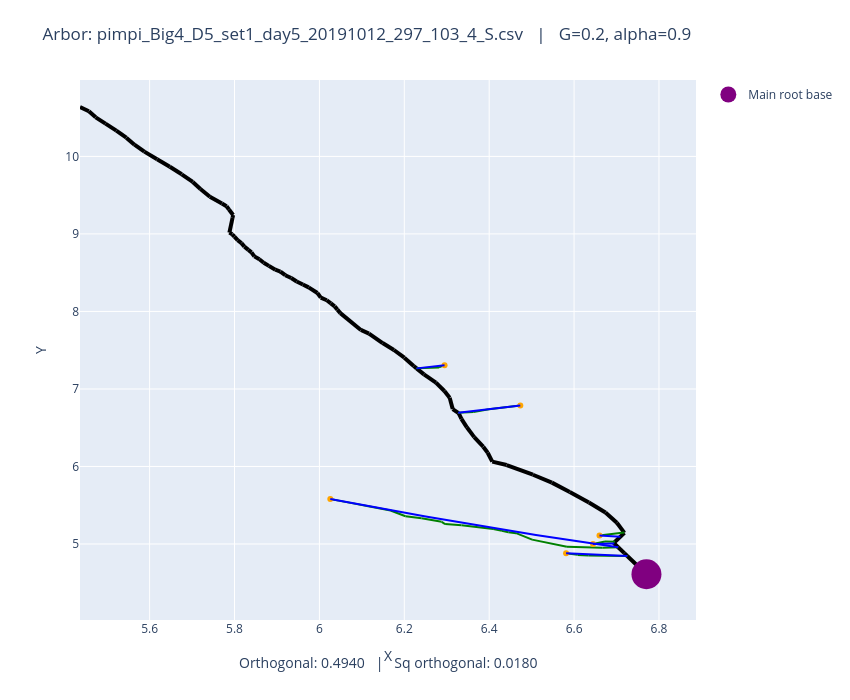

Source (notebook cell):
### Code cell
fname = "pimpi_Big4_D5_set1_day5_20191012_297_103_4_S.csv"
plot_arbors(fname, 0.2, 0.9)

### Figure 1 — Plotly figure (JSON) as saved in the notebook; plotly's stock layout.template omitted (floating-point values rounded to 4 significant figures)
{"data": [{"line": {"color": "black", "width": 4}, "mode": "lines", "showlegend": false, "type": "scatter", "x": [6.77, 6.725], "y": [4.61, 4.846]}, {"line": {"color": "black", "width": 4}, "mode": "lines", "showlegend": false, "type": "scatter", "x": [6.725, 6.718], "y": [4.846, 4.882]}, {"line": {"color": "black", "width": 4}, "mode": "lines", "showlegend": false, "type": "scatter", "x": [6.718, 6.704], "y": [4.882, 4.958]}, {"line": {"color": "black", "width": 4}, "mode": "lines", "showlegend": false, "type": "scatter", "x": [6.704, 6.693], "y": [4.958, 5.013]}, {"line": {"color": "black", "width": 4}, "mode": "lines", "showlegend": false, "type": "scatter", "x": [6.693, 6.696], "y": [5.013, 5.029]}, {"line": {"color": "black", "width": 4}, "mode": "lines", "showlegend": false, "type": "scatter", "x": [6.696, 6.719], "y": [5.029, 5.144]}, {"line": {"color": "black", "width": 4}, "mode": "lines", "showlegend": false, "type": "scatter", "x": [6.719, 6.718], "y": [5.144, 5.147]}, {"line": {"color": "black", "width": 4}, "mode": "lines", "showlegend": false, "type": "scatter", "x": [6.718, 6.701], "y": [5.147, 5.274]}, {"line": {"color": "black", "width": 4}, "mode": "lines", "showlegend": false, "type": "scatter", "x": [6.701, 6.674], "y": [5.274, 5.406]}, {"line": {"color": "black", "width": 4}, "mode": "lines", "showlegend": false, "type": "scatter", "x": [6.674, 6.635], "y": [5.406, 5.536]}, {"line": {"color": "black", "width": 4}, "mode": "lines", "showlegend": false, "type": "scatter", "x": [6.635, 6.59], "y": [5.536, 5.672]}, {"line": {"color": "black", "width": 4}, "mode": "lines", "showlegend": false, "type": "scatter", "x": [6.59, 6.548], "y": [5.672, 5.792]}, {"line": {"color": "black", "width": 4}, "mode": "lines", "showlegend": false, "type": "scatter", "x": [6.548, 6.503], "y": [5.792, 5.894]}, {"line": {"color": "black", "width": 4}, "mode": "lines", "showlegend": false, "type": "scatter", "x": [6.503, 6.441], "y": [5.894, 6.019]}, {"line": {"color": "black", "width": 4}, "mode": "lines", "showlegend": false, "type": "scatter", "x": [6.441, 6.407], "y": [6.019, 6.063]}, {"line": {"color": "black", "width": 4}, "mode": "lines", "showlegend": false, "type": "scatter", "x": [6.407, 6.396], "y": [6.063, 6.177]}, {"line": {"color": "black", "width": 4}, "mode": "lines", "showlegend": false, "type": "scatter", "x": [6.396, 6.386], "y": [6.177, 6.255]}, {"line": {"color": "black", "width": 4}, "mode": "lines", "showlegend": false, "type": "scatter", "x": [6.386, 6.365], "y": [6.255, 6.379]}, {"line": {"color": "black", "width": 4}, "mode": "lines", "showlegend": false, "type": "scatter", "x": [6.365, 6.347], "y": [6.379, 6.505]}, {"line": {"color": "black", "width": 4}, "mode": "lines", "showlegend": false, "type": "scatter", "x": [6.347, 6.335], "y": [6.505, 6.615]}, {"line": {"color": "black", "width": 4}, "mode": "lines", "showlegend": false, "type": "scatter", "x": [6.335, 6.328], "y": [6.615, 6.688]}, {"line": {"color": "black", "width": 4}, "mode": "lines", "showlegend": false, "type": "scatter", "x": [6.328, 6.327], "y": [6.688, 6.692]}, {"line": {"color": "black", "width": 4}, "mode": "lines", "showlegend": false, "type": "scatter", "x": [6.327, 6.314], "y": [6.692, 6.741]}, {"line": {"color": "black", "width": 4}, "mode": "lines", "showlegend": false, "type": "scatter", "x": [6.314, 6.307], "y": [6.741, 6.888]}, {"line": {"color": "black", "width": 4}, "mode": "lines", "showlegend": false, "type": "scatter", "x": [6.307, 6.294], "y": [6.888, 6.973]}, {"line": {"color": "black", "width": 4}, "mode": "lines", "showlegend": false, "type": "scatter", "x": [6.294, 6.275], "y": [6.973, 7.082]}, {"line": {"color": "black", "width": 4}, "mode": "lines", "showlegend": false, "type": "scatter", "x": [6.275, 6.246], "y": [7.082, 7.188]}, {"line": {"color": "black", "width": 4}, "mode": "lines", "showlegend": false, "type": "scatter", "x": [6.246, 6.229], "y": [7.188, 7.266]}, {"line": {"color": "black", "width": 4}, "mode": "lines", "showlegend": false, "type": "scatter", "x": [6.229, 6.222], "y": [7.266, 7.296]}, {"line": {"color": "black", "width": 4}, "mode": "lines", "showlegend": false, "type": "scatter", "x": [6.222, 6.2], "y": [7.296, 7.404]}, {"line": {"color": "black", "width": 4}, "mode": "lines", "showlegend": false, "type": "scatter", "x": [6.2, 6.176], "y": [7.404, 7.502]}, {"line": {"color": "black", "width": 4}, "mode": "lines", "showlegend": false, "type": "scatter", "x": [6.176, 6.149], "y": [7.502, 7.592]}, {"line": {"color": "black", "width": 4}, "mode": "lines", "showlegend": false, "type": "scatter", "x": [6.149, 6.117], "y": [7.592, 7.715]}, {"line": {"color": "black", "width": 4}, "mode": "lines", "showlegend": false, "type": "scatter", "x": [6.117, 6.098], "y": [7.715, 7.761]}, {"line": {"color": "black", "width": 4}, "mode": "lines", "showlegend": false, "type": "scatter", "x": [6.098, 6.049], "y": [7.761, 7.978]}, {"line": {"color": "black", "width": 4}, "mode": "lines", "showlegend": false, "type": "scatter", "x": [6.049, 6.042], "y": [7.978, 8.023]}, {"line": {"color": "black", "width": 4}, "mode": "lines", "showlegend": false, "type": "scatter", "x": [6.042, 6.036], "y": [8.023, 8.065]}, {"line": {"color": "black", "width": 4}, "mode": "lines", "showlegend": false, "type": "scatter", "x": [6.036, 6.027], "y": [8.065, 8.104]}, {"line": {"color": "black", "width": 4}, "mode": "lines", "showlegend": false, "type": "scatter", "x": [6.027, 6.017], "y": [8.104, 8.145]}, {"line": {"color": "black", "width": 4}, "mode": "lines", "showlegend": false, "type": "scatter", "x": [6.017, 6.003], "y": [8.145, 8.179]}, {"line": {"color": "black", "width": 4}, "mode": "lines", "showlegend": false, "type": "scatter", "x": [6.003, 5.995], "y": [8.179, 8.238]}, {"line": {"color": "black", "width": 4}, "mode": "lines", "showlegend": false, "type": "scatter", "x": [5.995, 5.975], "y": [8.238, 8.31]}, {"line": {"color": "black", "width": 4}, "mode": "lines", "showlegend": false, "type": "scatter", "x": [5.975, 5.961], "y": [8.31, 8.347]}, {"line": {"color": "black", "width": 4}, "mode": "lines", "showlegend": false, "type": "scatter", "x": [5.961, 5.946], "y": [8.347, 8.387]}, {"line": {"color": "black", "width": 4}, "mode": "lines", "showlegend": false, "type": "scatter", "x": [5.946, 5.934], "y": [8.387, 8.431]}, {"line": {"color": "black", "width": 4}, "mode": "lines", "showlegend": false, "type": "scatter", "x": [5.934, 5.92], "y": [8.431, 8.467]}, {"line": {"color": "black", "width": 4}, "mode": "lines", "showlegend": false, "type": "scatter", "x": [5.92, 5.908], "y": [8.467, 8.515]}, {"line": {"color": "black", "width": 4}, "mode": "lines", "showlegend": false, "type": "scatter", "x": [5.908, 5.896], "y": [8.515, 8.538]}, {"line": {"color": "black", "width": 4}, "mode": "lines", "showlegend": false, "type": "scatter", "x": [5.896, 5.881], "y": [8.538, 8.588]}, {"line": {"color": "black", "width": 4}, "mode": "lines", "showlegend": false, "type": "scatter", "x": [5.881, 5.869], "y": [8.588, 8.629]}, {"line": {"color": "black", "width": 4}, "mode": "lines", "showlegend": false, "type": "scatter", "x": [5.869, 5.859], "y": [8.629, 8.673]}, {"line": {"color": "black", "width": 4}, "mode": "lines", "showlegend": false, "type": "scatter", "x": [5.859, 5.847], "y": [8.673, 8.711]}, {"line": {"color": "black", "width": 4}, "mode": "lines", "showlegend": false, "type": "scatter", "x": [5.847, 5.84], "y": [8.711, 8.762]}, {"line": {"color": "black", "width": 4}, "mode": "lines", "showlegend": false, "type": "scatter", "x": [5.84, 5.833], "y": [8.762, 8.795]}, {"line": {"color": "black", "width": 4}, "mode": "lines", "showlegend": false, "type": "scatter", "x": [5.833, 5.823], "y": [8.795, 8.836]}, {"line": {"color": "black", "width": 4}, "mode": "lines", "showlegend": false, "type": "scatter", "x": [5.823, 5.816], "y": [8.836, 8.881]}, {"line": {"color": "black", "width": 4}, "mode": "lines", "showlegend": false, "type": "scatter", "x": [5.816, 5.807], "y": [8.881, 8.919]}, {"line": {"color": "black", "width": 4}, "mode": "lines", "showlegend": false, "type": "scatter", "x": [5.807, 5.8], "y": [8.919, 8.964]}, {"line": {"color": "black", "width": 4}, "mode": "lines", "showlegend": false, "type": "scatter", "x": [5.8, 5.795], "y": [8.964, 8.995]}, {"line": {"color": "black", "width": 4}, "mode": "lines", "showlegend": false, "type": "scatter", "x": [5.795, 5.788], "y": [8.995, 9.017]}, {"line": {"color": "black", "width": 4}, "mode": "lines", "showlegend": false, "type": "scatter", "x": [5.788, 5.795], "y": [9.017, 9.208]}, {"line": {"color": "black", "width": 4}, "mode": "lines", "showlegend": false, "type": "scatter", "x": [5.795, 5.797], "y": [9.208, 9.244]}, {"line": {"color": "black", "width": 4}, "mode": "lines", "showlegend": false, "type": "scatter", "x": [5.797, 5.787], "y": [9.244, 9.315]}, {"line": {"color": "black", "width": 4}, "mode": "lines", "showlegend": false, "type": "scatter", "x": [5.787, 5.781], "y": [9.315, 9.357]}, {"line": {"color": "black", "width": 4}, "mode": "lines", "showlegend": false, "type": "scatter", "x": [5.781, 5.77], "y": [9.357, 9.392]}, {"line": {"color": "black", "width": 4}, "mode": "lines", "showlegend": false, "type": "scatter", "x": [5.77, 5.742], "y": [9.392, 9.479]}, {"line": {"color": "black", "width": 4}, "mode": "lines", "showlegend": false, "type": "scatter", "x": [5.742, 5.72], "y": [9.479, 9.58]}, {"line": {"color": "black", "width": 4}, "mode": "lines", "showlegend": false, "type": "scatter", "x": [5.72, 5.702], "y": [9.58, 9.671]}, {"line": {"color": "black", "width": 4}, "mode": "lines", "showlegend": false, "type": "scatter", "x": [5.702, 5.676], "y": [9.671, 9.77]}, {"line": {"color": "black", "width": 4}, "mode": "lines", "showlegend": false, "type": "scatter", "x": [5.676, 5.648], "y": [9.77, 9.867]}, {"line": {"color": "black", "width": 4}, "mode": "lines", "showlegend": false, "type": "scatter", "x": [5.648, 5.618], "y": [9.867, 9.965]}, {"line": {"color": "black", "width": 4}, "mode": "lines", "showlegend": false, "type": "scatter", "x": [5.618, 5.588], "y": [9.965, 10.06]}, {"line": {"color": "black", "width": 4}, "mode": "lines", "showlegend": false, "type": "scatter", "x": [5.588, 5.564], "y": [10.06, 10.15]}, {"line": {"color": "black", "width": 4}, "mode": "lines", "showlegend": false, "type": "scatter", "x": [5.564, 5.545], "y": [10.15, 10.24]}, {"line": {"color": "black", "width": 4}, "mode": "lines", "showlegend": false, "type": "scatter", "x": [5.545, 5.522], "y": [10.24, 10.33]}, {"line": {"color": "black", "width": 4}, "mode": "lines", "showlegend": false, "type": "scatter", "x": [5.522, 5.496], "y": [10.33, 10.42]}, {"line": {"color": "black", "width": 4}, "mode": "lines", "showlegend": false, "type": "scatter", "x": [5.496, 5.473], "y": [10.42, 10.5]}, {"line": {"color": "black", "width": 4}, "mode": "lines", "showlegend": false, "type": "scatter", "x": [5.473, 5.457], "y": [10.5, 10.58]}, {"line": {"color": "black", "width": 4}, "mode": "lines", "showlegend": false, "type": "scatter", "x": [5.457, 5.436], "y": [10.58, 10.64]}, {"line": {"color": "green", "width": 2}, "mode": "lines", "showlegend": false, "type": "scatter", "x": [6.66, 6.717], "y": [5.109, 5.147]}, {"line": {"color": "green", "width": 2}, "mode": "lines", "showlegend": false, "type": "scatter", "x": [6.717, 6.718], "y": [5.147, 5.147]}, {"line": {"color": "green", "width": 2}, "mode": "lines", "showlegend": false, "type": "scatter", "x": [6.645, 6.673], "y": [5.001, 5.034]}, {"line": {"color": "green", "width": 2}, "mode": "lines", "showlegend": false, "type": "scatter", "x": [6.673, 6.696], "y": [5.034, 5.029]}, {"line": {"color": "green", "width": 2}, "mode": "lines", "showlegend": false, "type": "scatter", "x": [6.026, 6.045], "y": [5.581, 5.559]}, {"line": {"color": "green", "width": 2}, "mode": "lines", "showlegend": false, "type": "scatter", "x": [6.045, 6.08], "y": [5.559, 5.524]}, {"line": {"color": "green", "width": 2}, "mode": "lines", "showlegend": false, "type": "scatter", "x": [6.08, 6.115], "y": [5.524, 5.486]}, {"line": {"color": "green", "width": 2}, "mode": "lines", "showlegend": false, "type": "scatter", "x": [6.115, 6.168], "y": [5.486, 5.433]}, {"line": {"color": "green", "width": 2}, "mode": "lines", "showlegend": false, "type": "scatter", "x": [6.168, 6.203], "y": [5.433, 5.358]}, {"line": {"color": "green", "width": 2}, "mode": "lines", "showlegend": false, "type": "scatter", "x": [6.203, 6.241], "y": [5.358, 5.332]}, {"line": {"color": "green", "width": 2}, "mode": "lines", "showlegend": false, "type": "scatter", "x": [6.241, 6.288], "y": [5.332, 5.286]}, {"line": {"color": "green", "width": 2}, "mode": "lines", "showlegend": false, "type": "scatter", "x": [6.288, 6.296], "y": [5.286, 5.257]}, {"line": {"color": "green", "width": 2}, "mode": "lines", "showlegend": false, "type": "scatter", "x": [6.296, 6.335], "y": [5.257, 5.241]}, {"line": {"color": "green", "width": 2}, "mode": "lines", "showlegend": false, "type": "scatter", "x": [6.335, 6.41], "y": [5.241, 5.194]}, {"line": {"color": "green", "width": 2}, "mode": "lines", "showlegend": false, "type": "scatter", "x": [6.41, 6.43], "y": [5.194, 5.169]}, {"line": {"color": "green", "width": 2}, "mode": "lines", "showlegend": false, "type": "scatter", "x": [6.43, 6.445], "y": [5.169, 5.151]}, {"line": {"color": "green", "width": 2}, "mode": "lines", "showlegend": false, "type": "scatter", "x": [6.445, 6.463], "y": [5.151, 5.14]}, {"line": {"color": "green", "width": 2}, "mode": "lines", "showlegend": false, "type": "scatter", "x": [6.463, 6.501], "y": [5.14, 5.056]}, {"line": {"color": "green", "width": 2}, "mode": "lines", "showlegend": false, "type": "scatter", "x": [6.501, 6.583], "y": [5.056, 4.963]}, {"line": {"color": "green", "width": 2}, "mode": "lines", "showlegend": false, "type": "scatter", "x": [6.583, 6.667], "y": [4.963, 4.951]}, {"line": {"color": "green", "width": 2}, "mode": "lines", "showlegend": false, "type": "scatter", "x": [6.667, 6.704], "y": [4.951, 4.958]}, {"line": {"color": "green", "width": 2}, "mode": "lines", "showlegend": false, "type": "scatter", "x": [6.581, 6.608], "y": [4.88, 4.86]}, {"line": {"color": "green", "width": 2}, "mode": "lines", "showlegend": false, "type": "scatter", "x": [6.608, 6.634], "y": [4.86, 4.851]}, {"line": {"color": "green", "width": 2}, "mode": "lines", "showlegend": false, "type": "scatter", "x": [6.634, 6.72], "y": [4.851, 4.845]}, {"line": {"color": "green", "width": 2}, "mode": "lines", "showlegend": false, "type": "scatter", "x": [6.72, 6.725], "y": [4.845, 4.846]}, {"line": {"color": "green", "width": 2}, "mode": "lines", "showlegend": false, "type": "scatter", "x": [6.295, 6.282], "y": [7.307, 7.278]}, {"line": {"color": "green", "width": 2}, "mode": "lines", "showlegend": false, "type": "scatter", "x": [6.282, 6.229], "y": [7.278, 7.266]}, {"line": {"color": "green", "width": 2}, "mode": "lines", "showlegend": false, "type": "scatter", "x": [6.473, 6.399], "y": [6.788, 6.737]}, {"line": {"color": "green", "width": 2}, "mode": "lines", "showlegend": false, "type": "scatter", "x": [6.399, 6.363], "y": [6.737, 6.701]}, {"line": {"color": "green", "width": 2}, "mode": "lines", "showlegend": false, "type": "scatter", "x": [6.363, 6.327], "y": [6.701, 6.692]}, {"marker": {"color": "orange"}, "mode": "markers", "showlegend": false, "type": "scatter", "x": [6.66], "y": [5.109]}, {"marker": {"color": "orange"}, "mode": "markers", "showlegend": false, "type": "scatter", "x": [6.645], "y": [5.001]}, {"marker": {"color": "orange"}, "mode": "markers", "showlegend": false, "type": "scatter", "x": [6.026], "y": [5.581]}, {"marker": {"color": "orange"}, "mode": "markers", "showlegend": false, "type": "scatter", "x": [6.581], "y": [4.88]}, {"marker": {"color": "orange"}, "mode": "markers", "showlegend": false, "type": "scatter", "x": [6.295], "y": [7.307]}, {"marker": {"color": "orange"}, "mode": "markers", "showlegend": false, "type": "scatter", "x": [6.473], "y": [6.788]}, {"marker": {"color": "purple", "size": 30}, "mode": "markers", "name": "Main root base", "type": "scatter", "x": [6.77], "y": [4.61]}, {"line": {"color": "blue"}, "mode": "lines", "showlegend": false, "type": "scatter", "x": [6.66, 6.661, 6.662, 6.663, 6.664, 6.665, 6.666, 6.667, 6.668, 6.669, 6.67, 6.671, 6.672, 6.673, 6.674, 6.675, 6.676, 6.677, 6.678, 6.679, 6.68, 6.681, 6.682, 6.683, 6.684, 6.685, 6.686, 6.687, 6.688, 6.689, 6.69, 6.691, 6.692, 6.693, 6.694, 6.695, 6.696, 6.697, 6.698, 6.699, 6.7, 6.701, 6.702, 6.703, 6.704, 6.705, 6.706, 6.707, 6.708, 6.709], "y": [5.109, 5.109, 5.109, 5.108, 5.108, 5.108, 5.108, 5.107, 5.107, 5.107, 5.106, 5.106, 5.106, 5.105, 5.105, 5.105, 5.104, 5.104, 5.104, 5.104, 5.103, 5.103, 5.103, 5.102, 5.102, 5.102, 5.101, 5.101, 5.101, 5.101, 5.1, 5.1, 5.1, 5.099, 5.099, 5.099, 5.098, 5.098, 5.098, 5.098, 5.097, 5.097, 5.097, 5.096, 5.096, 5.096, 5.096, 5.095, 5.095, 5.095]}, {"line": {"color": "blue"}, "mode": "lines", "showlegend": false, "type": "scatter", "x": [6.645, 6.646, 6.647, 6.648, 6.649, 6.65, 6.651, 6.652, 6.653, 6.654, 6.655, 6.656, 6.657, 6.658, 6.659, 6.66, 6.661, 6.662, 6.663, 6.664, 6.665, 6.666, 6.667, 6.668, 6.669, 6.67, 6.671, 6.672, 6.673, 6.674, 6.675, 6.676, 6.677, 6.678, 6.679, 6.68, 6.681, 6.682, 6.683, 6.684, 6.686, 6.687, 6.688, 6.689, 6.69, 6.691, 6.692, 6.693, 6.694, 6.695], "y": [5.001, 5.001, 5.001, 5.001, 5.001, 5.001, 5.001, 5.001, 5.002, 5.002, 5.002, 5.002, 5.002, 5.002, 5.002, 5.002, 5.002, 5.002, 5.002, 5.003, 5.003, 5.003, 5.003, 5.003, 5.003, 5.003, 5.003, 5.003, 5.003, 5.003, 5.004, 5.004, 5.004, 5.004, 5.004, 5.004, 5.004, 5.004, 5.004, 5.004, 5.004, 5.005, 5.005, 5.005, 5.005, 5.005, 5.005, 5.005, 5.005, 5.005]}, {"line": {"color": "blue"}, "mode": "lines", "showlegend": false, "type": "scatter", "x": [6.026, 6.04, 6.053, 6.067, 6.081, 6.095, 6.109, 6.123, 6.136, 6.15, 6.164, 6.178, 6.192, 6.206, 6.219, 6.233, 6.247, 6.261, 6.275, 6.289, 6.302, 6.316, 6.33, 6.344, 6.358, 6.372, 6.386, 6.399, 6.413, 6.427, 6.441, 6.455, 6.469, 6.482, 6.496, 6.51, 6.524, 6.538, 6.552, 6.565, 6.579, 6.593, 6.607, 6.621, 6.635, 6.648, 6.662, 6.676, 6.69, 6.704], "y": [5.581, 5.567, 5.552, 5.538, 5.523, 5.509, 5.495, 5.481, 5.467, 5.453, 5.439, 5.425, 5.412, 5.398, 5.384, 5.371, 5.357, 5.344, 5.331, 5.318, 5.305, 5.292, 5.279, 5.266, 5.253, 5.24, 5.228, 5.215, 5.203, 5.19, 5.178, 5.166, 5.153, 5.141, 5.129, 5.117, 5.105, 5.094, 5.082, 5.07, 5.059, 5.047, 5.036, 5.024, 5.013, 5.002, 4.991, 4.98, 4.969, 4.958]}, {"line": {"color": "blue"}, "mode": "lines", "showlegend": false, "type": "scatter", "x": [6.581, 6.584, 6.587, 6.59, 6.593, 6.596, 6.599, 6.602, 6.605, 6.608, 6.611, 6.614, 6.616, 6.619, 6.622, 6.625, 6.628, 6.631, 6.634, 6.637, 6.64, 6.643, 6.646, 6.649, 6.652, 6.655, 6.658, 6.661, 6.664, 6.666, 6.669, 6.672, 6.675, 6.678, 6.681, 6.684, 6.687, 6.69, 6.693, 6.696, 6.699, 6.702, 6.705, 6.708, 6.711, 6.714, 6.716, 6.719, 6.722, 6.725], "y": [4.88, 4.879, 4.879, 4.878, 4.877, 4.876, 4.876, 4.875, 4.874, 4.873, 4.873, 4.872, 4.871, 4.87, 4.87, 4.869, 4.868, 4.867, 4.867, 4.866, 4.865, 4.864, 4.864, 4.863, 4.862, 4.862, 4.861, 4.86, 4.86, 4.859, 4.858, 4.857, 4.857, 4.856, 4.855, 4.855, 4.854, 4.853, 4.853, 4.852, 4.851, 4.851, 4.85, 4.85, 4.849, 4.848, 4.848, 4.847, 4.846, 4.846]}, {"line": {"color": "blue"}, "mode": "lines", "showlegend": false, "type": "scatter", "x": [6.229, 6.23, 6.232, 6.233, 6.234, 6.236, 6.237, 6.238, 6.24, 6.241, 6.242, 6.244, 6.245, 6.246, 6.248, 6.249, 6.25, 6.252, 6.253, 6.254, 6.256, 6.257, 6.258, 6.26, 6.261, 6.263, 6.264, 6.265, 6.267, 6.268, 6.269, 6.271, 6.272, 6.273, 6.275, 6.276, 6.277, 6.279, 6.28, 6.281, 6.283, 6.284, 6.285, 6.287, 6.288, 6.289, 6.291, 6.292, 6.293, 6.295], "y": [7.266, 7.266, 7.267, 7.268, 7.269, 7.27, 7.271, 7.271, 7.272, 7.273, 7.274, 7.275, 7.276, 7.277, 7.277, 7.278, 7.279, 7.28, 7.281, 7.282, 7.282, 7.283, 7.284, 7.285, 7.286, 7.287, 7.288, 7.288, 7.289, 7.29, 7.291, 7.292, 7.293, 7.294, 7.294, 7.295, 7.296, 7.297, 7.298, 7.299, 7.3, 7.3, 7.301, 7.302, 7.303, 7.304, 7.305, 7.306, 7.306, 7.307]}, {"line": {"color": "blue"}, "mode": "lines", "showlegend": false, "type": "scatter", "x": [6.327, 6.33, 6.333, 6.336, 6.339, 6.342, 6.345, 6.348, 6.351, 6.354, 6.357, 6.36, 6.363, 6.366, 6.369, 6.372, 6.375, 6.378, 6.381, 6.384, 6.387, 6.39, 6.393, 6.396, 6.399, 6.402, 6.405, 6.408, 6.411, 6.414, 6.417, 6.42, 6.423, 6.426, 6.429, 6.432, 6.435, 6.438, 6.441, 6.444, 6.446, 6.449, 6.452, 6.455, 6.458, 6.461, 6.464, 6.467, 6.47, 6.473], "y": [6.692, 6.694, 6.696, 6.697, 6.699, 6.701, 6.703, 6.705, 6.707, 6.709, 6.711, 6.713, 6.715, 6.717, 6.718, 6.72, 6.722, 6.724, 6.726, 6.728, 6.73, 6.732, 6.734, 6.736, 6.738, 6.74, 6.742, 6.744, 6.746, 6.748, 6.75, 6.752, 6.754, 6.756, 6.758, 6.76, 6.762, 6.764, 6.766, 6.768, 6.77, 6.772, 6.774, 6.776, 6.778, 6.78, 6.782, 6.784, 6.786, 6.788]}], "layout": {"annotations": [{"font": {"size": 14}, "showarrow": false, "text": "Orthogonal: 0.4940   |   Sq orthogonal: 0.0180", "x": 0.5, "xref": "paper", "y": -0.1, "yref": "paper"}], "height": 700, "margin": {"b": 80, "t": 80}, "title": {"text": "Arbor: pimpi_Big4_D5_set1_day5_20191012_297_103_4_S.csv   |   G=0.2, alpha=0.9"}, "width": 850, "xaxis": {"autorange": true, "range": [5.436, 6.888], "title": {"text": "X"}, "type": "linear"}, "yaxis": {"autorange": true, "range": [4.02, 10.99], "title": {"text": "Y"}, "type": "linear"}}}
